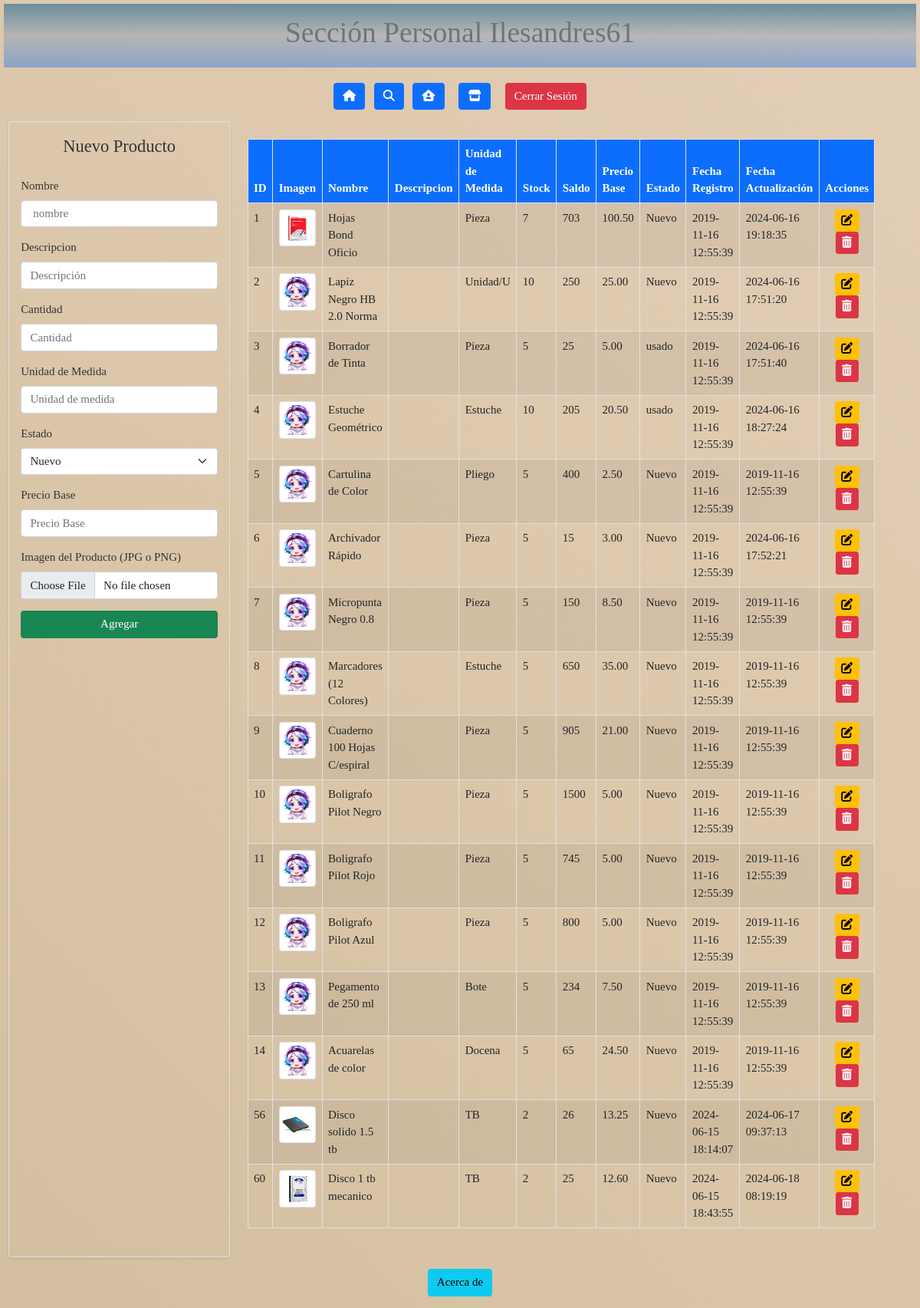
/php/pantallas/user.php (signed in), run on the app's committed database.
### tables this page shows
CREATE TABLE `producto` (
  `id` int(11) NOT NULL AUTO_INCREMENT,
  `descripcion` varchar(150) NOT NULL,
  descripcion_complete tinytext ,
  `stock` int(20) NOT NULL DEFAULT 5,
  `unidadMedida` varchar(25) NOT NULL,
  `saldo` double(11,0) NOT NULL,
  `precioBase` decimal(18,2) NOT NULL,
  `fechaRegistro` timestamp NOT NULL DEFAULT current_timestamp(),
  `fechaActualizacion` timestamp NULL DEFAULT NULL,
  `img` varchar(400) NOT NULL DEFAULT 'back.png',
  `idUsuario` int(11) DEFAULT 1,
  `estado` int(11) DEFAULT 1,
  `categoria` int(11) DEFAULT 1,
  PRIMARY KEY (`id`),
  KEY `fk_producto_usuario` (`idUsuario`),
  KEY `fk_producto_estadoproducto` (`estado`),
  CONSTRAINT `fk_producto_estadoproducto` FOREIGN KEY (`estado`) REFERENCES `estadoproducto` (`idestadoProducto`),
  CONSTRAINT `fk_producto_usuario` FOREIGN KEY (`idUsuario`) REFERENCES `usuario` (`idUsuario`)
);

CREATE TABLE `estadoproducto` (
  `idestadoProducto` int(11) NOT NULL AUTO_INCREMENT,
  `estado` varchar(25) NOT NULL,
  PRIMARY KEY (`idestadoProducto`)
);

### php/pantallas/user.php (the view, shortened to what this page needs)
<!DOCTYPE html>
<html lang="es">
<head>
    <link href="https://cdn.jsdelivr.net/npm/bootstrap@5.0.2/dist/css/bootstrap.min.css" rel="stylesheet">
    <link rel="stylesheet" href="/css/user.css">
</head>
<body class="hidden">
    <header class="text-center py-3">
        <h1 class="text-center text-secondary font-weight-bold ">Sección Personal <?=$_SESSION['usuario'].$_SESSION['user_id']?></h1>
    </header>
    <nav class="text-center my-3">
        <button class="btn btn-primary mx-2" title="inicio" onclick="window.location='/index.php'"><i class="fa-solid fa-house"></i></button>
        <a class="btn btn-primary" data-bs-toggle="modal" title="buscar" href="#exampleModalToggle" role="button"><i class="fa-solid fa-magnifying-glass"></i></a>
        <buttom class="btn btn-primary mx-2 " title="perfil" onclick="perfil()"><i class="fa-solid fa-house-user"></i></buttom>
        <buttom class="btn btn-primary mx-2 " title="vender" onclick="window.location.href='/php/pantallas/vender.php'"><i class="fa-solid fa-store"></i></buttom>
        <button class="btn btn-danger mx-2" title="cerrar sesion" onclick="cerrarSesion()">Cerrar Sesión</button>
    </nav>
    <div class="container-fluid row">
    <form class="col-3 p-3 border rounded shadow-sm" method="POST" enctype="multipart/form-data">
            <fieldset>
                <legend class="text-center">Nuevo Producto</legend>
                <?php
                require_once '../controladores/nuevoproducto.php';
                ?>
                <div class="mb-3">
                    <label for="nombre" class="form-label"> Nombre</label>
                    <input type="text" id="nombre" name="nombre" class="form-control"
                        placeholder=" nombre">
                </div>
                <div class="mb-3">
                    <label for="descripcion" class="form-label"> Descripcion </label>
                    <input type="text" id="descripcion" name="descripcion" class="form-control"
                        placeholder="Descripción ">
                </div>
                <div class="mb-3">
                    <label for="cantidad" class="form-label">Cantidad</label>
                    <input type="number" id="cantidad" name="cantidad" class="form-control" placeholder="Cantidad">
                </div>
                <div class="mb-3">
                    <label for="medida" class="form-label">Unidad de Medida</label>
                    <input type="text" id="medida" name="medida" class="form-control" placeholder="Unidad de medida">
                </div>
                <div class="mb-3">
                    <label for="estadoSelect" class="form-label">Estado</label>
                    <select id="estadoSelect" name="estado" class="form-select">
                        <?php
                        $es = $conn->query('select *from estadoproducto');
                        if ($es->num_rows > 0) {
                            while ($estado = $es->fetch_assoc()) {
                        ?>
                        <option value="<?= $estado['idestadoProducto'] ?>"><?= $estado['estado'] ?></option>
                        <?php
                            }
                        }
                        ?>
                    </select>
                </div>
                <div class="mb-3">
                    <label for="precioBase" class="form-label" step="any">Precio Base</label>
                    <input type="decimal" name="precioBase" id="precioBase" class="form-control"
                        placeholder="Precio Base">
                </div>
                <div class="mb-3">
                    <label for="formFile" class="form-label">Imagen del Producto (JPG o PNG)</label>
                    <input class="form-control" type="file" name="img" id="formFile" >
                </div>
                <button type="buttom" name="btnregistrar" value="ok" class="btn btn-success w-100" >Agregar</button>
            </fieldset>
        </form>
        <div class="col-8 p-4">
        <?php
            require_once '../controladores/eliminarProducto.php'
        ?>
            <table class="table table-striped table-hover table-bordered">
                <thead class="bg-primary text-white">
                    <tr>
                        <th scope="col">ID</th>
                        <th scope="col">Imagen</th>
                        <th scope="col">Nombre</th>
                        <th scope="col">Descripcion</th>
                        <th scope="col">Unidad de Medida</th>
                        <th scope="col">Stock</th>
                        <th scope="col">Saldo</th>
                        <th scope="col">Precio Base</th>
                        <th scope="col">Estado</th>
                        <th scope="col">Fecha Registro</th>
                        <th scope="col">Fecha Actualización</th>
                        <th scope="col">Acciones</th>
                    </tr>
                </thead>
                <tbody>
                    <?php
                    $sql = ' select producto.id, producto.img ,producto.descripcion,producto.unidadMedida,producto.stock,
                            producto.saldo ,producto.precioBase, estadoproducto.estado,producto.fechaRegistro,
                            producto.fechaActualizacion,producto.idUsuario,producto.descripcion_complete
                            from producto
                            inner join estadoproducto on producto.estado=estadoproducto.idestadoProducto  order by 1';
                    $result = $conn->query($sql);
                    if ($result->num_rows > 0) {
                        while ($datos = $result->fetch_assoc()) {
                            ?>
                            <tr>
                                <td><?= $datos['id'] ?></td>
                                <td><img src="/img/<?= $datos['img'] ?>" alt="img" class="img-thumbnail" width="60"></td>
                                <td><?= $datos['descripcion'] ?></td>
                                <td><?= $datos['descripcion_complete']?></td>
                                <td><?= $datos['unidadMedida'] ?></td>
                                <td><?= $datos['stock']?></td>
                                <td><?= $datos['saldo'] ?></td>
                                <td><?= $datos['precioBase'] ?></td>
                                <td><?= $datos['estado'] ?></td>
                                <td><?= $datos['fechaRegistro'] ?></td>
                                <td><?= $datos['fechaActualizacion'] ?></td>
                                <td class="text-center">
                                    <a href="/php/pantallas/modifyProduct.php?id=<?=$datos['id']?>" class="btn btn-warning btn-sm"><i class="fa-solid fa-pen-to-square"></i></a>
                                    <a href="/php/pantallas/user.php?id=<?=$datos['id']?>&&img=<?=$datos['img']?>&&page=user" class="btn btn-danger btn-sm"><i class="fa-solid fa-trash-can"></i></a>
                                </td>
                            </tr>
                            <?php
                        }
                    } else {
                        echo "<tr><td colspan='10' class='text-center'>0 resultados</td></tr>";
                    }
                    ?>
                </tbody>
            </table>
        </div>
    </div>
    <footer class="text-center py-3">
        <button class="btn btn-info">Acerca de</button>
    </footer>
</body>
</html>

### css/user.css (style rules this page uses)
* { font-size: 15px; }
header { background: linear-gradient(#6b8d9b,rgba(78, 124, 199, 0.267),rgba(16, 109, 238, 0.4)); margin: 5px; padding: 5px; color: #fff; }
body { display: flex; flex-direction: column; min-height: 100vh; background: linear-gradient(45deg, #b29f7d, #d8c3a5, #f4e1d2); background-size: 400% 400%; animation: gradientAnimation 15s ease infinite; color: #333; font-family: 'Times New Roman', Times, serif; }

### data on the page
producto: id "1", img (picture), descripcion "Hojas Bond Oficio", unidadMedida "Pieza", stock "7", saldo "703", precioBase "100.50", estado.estado "Nuevo", fechaRegistro "2019-11-16 12:55:39", fechaActualizacion "2024-06-16 19:18:35"
producto: id "2", img (placeholder picture), descripcion "Lapiz Negro HB 2.0 Norma", unidadMedida "Unidad/U", stock "10", saldo "250", precioBase "25.00", estado.estado "Nuevo", fechaRegistro "2019-11-16 12:55:39", fechaActualizacion "2024-06-16 17:51:20"
producto: id "3", img (placeholder picture), descripcion "Borrador de Tinta", unidadMedida "Pieza", stock "5", saldo "25", precioBase "5.00", estado.estado "usado", fechaRegistro "2019-11-16 12:55:39", fechaActualizacion "2024-06-16 17:51:40"
producto: id "4", img (placeholder picture), descripcion "Estuche Geométrico", unidadMedida "Estuche", stock "10", saldo "205", precioBase "20.50", estado.estado "usado", fechaRegistro "2019-11-16 12:55:39", fechaActualizacion "2024-06-16 18:27:24"
producto: id "5", img (placeholder picture), descripcion "Cartulina de Color", unidadMedida "Pliego", stock "5", saldo "400", precioBase "2.50", estado.estado "Nuevo", fechaRegistro "2019-11-16 12:55:39", fechaActualizacion "2019-11-16 12:55:39"
producto: id "6", img (placeholder picture), descripcion "Archivador Rápido", unidadMedida "Pieza", stock "5", saldo "15", precioBase "3.00", estado.estado "Nuevo", fechaRegistro "2019-11-16 12:55:39", fechaActualizacion "2024-06-16 17:52:21"
producto: id "7", img (placeholder picture), descripcion "Micropunta Negro 0.8", unidadMedida "Pieza", stock "5", saldo "150", precioBase "8.50", estado.estado "Nuevo", fechaRegistro "2019-11-16 12:55:39", fechaActualizacion "2019-11-16 12:55:39"
producto: id "8", img (placeholder picture), descripcion "Marcadores (12 Colores)", unidadMedida "Estuche", stock "5", saldo "650", precioBase "35.00", estado.estado "Nuevo", fechaRegistro "2019-11-16 12:55:39", fechaActualizacion "2019-11-16 12:55:39"
producto: id "9", img (placeholder picture), descripcion "Cuaderno 100 Hojas C/espiral", unidadMedida "Pieza", stock "5", saldo "905", precioBase "21.00", estado.estado "Nuevo", fechaRegistro "2019-11-16 12:55:39", fechaActualizacion "2019-11-16 12:55:39"
producto: id "10", img (placeholder picture), descripcion "Boligrafo Pilot Negro", unidadMedida "Pieza", stock "5", saldo "1500", precioBase "5.00", estado.estado "Nuevo", fechaRegistro "2019-11-16 12:55:39", fechaActualizacion "2019-11-16 12:55:39"
producto: id "11", img (placeholder picture), descripcion "Boligrafo Pilot Rojo", unidadMedida "Pieza", stock "5", saldo "745", precioBase "5.00", estado.estado "Nuevo", fechaRegistro "2019-11-16 12:55:39", fechaActualizacion "2019-11-16 12:55:39"
producto: id "12", img (placeholder picture), descripcion "Boligrafo Pilot Azul", unidadMedida "Pieza", stock "5", saldo "800", precioBase "5.00", estado.estado "Nuevo", fechaRegistro "2019-11-16 12:55:39", fechaActualizacion "2019-11-16 12:55:39"
producto: id "13", img (placeholder picture), descripcion "Pegamento de 250 ml", unidadMedida "Bote", stock "5", saldo "234", precioBase "7.50", estado.estado "Nuevo", fechaRegistro "2019-11-16 12:55:39", fechaActualizacion "2019-11-16 12:55:39"
producto: id "14", img (placeholder picture), descripcion "Acuarelas de color", unidadMedida "Docena", stock "5", saldo "65", precioBase "24.50", estado.estado "Nuevo", fechaRegistro "2019-11-16 12:55:39", fechaActualizacion "2019-11-16 12:55:39"
producto: id "56", img (picture), descripcion "Disco solido 1.5 tb", unidadMedida "TB", stock "2", saldo "26", precioBase "13.25", estado.estado "Nuevo", fechaRegistro "2024-06-15 18:14:07", fechaActualizacion "2024-06-17 09:37:13"
producto: id "60", img (picture), descripcion "Disco 1 tb mecanico", unidadMedida "TB", stock "2", saldo "25", precioBase "12.60", estado.estado "Nuevo", fechaRegistro "2024-06-15 18:43:55", fechaActualizacion "2024-06-18 08:19:19"

### other printed values
$_SESSION['usuario'] "Ilesandres6"
$_SESSION['user_id'] "1"
form field estado "Nuevo"
